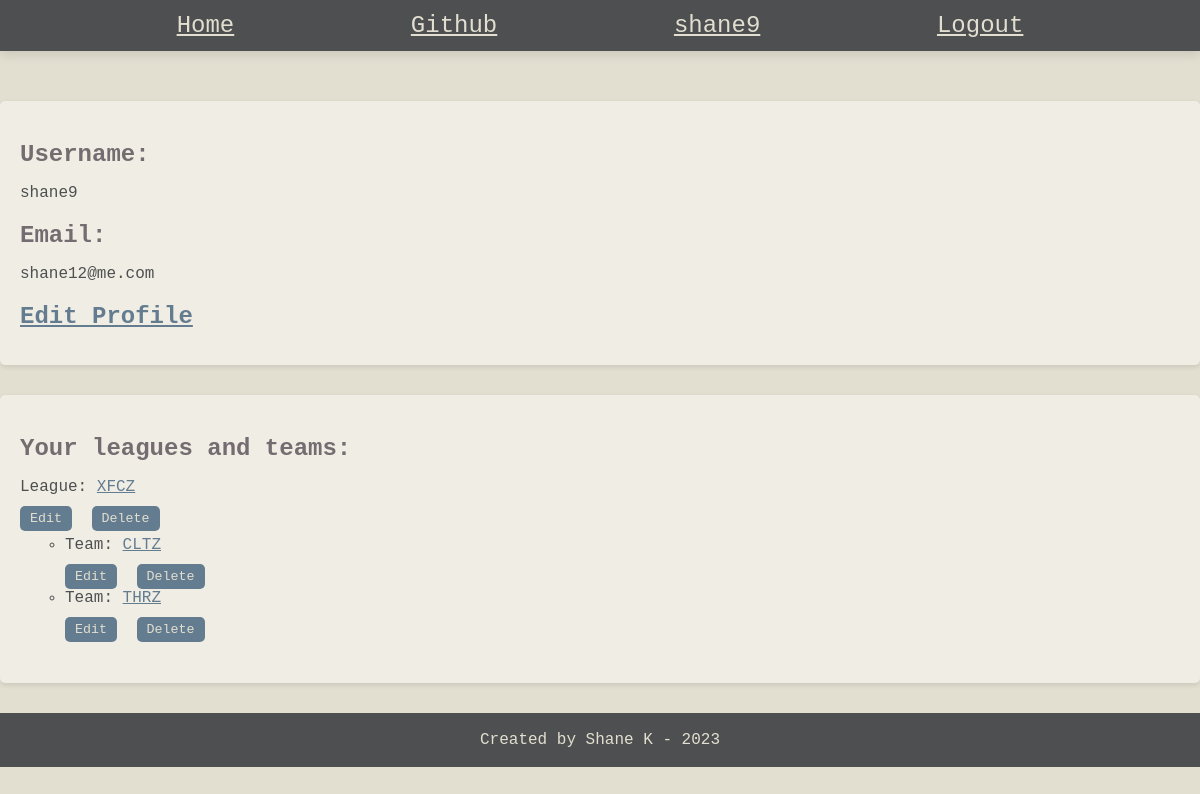
Page /rpiapp/userprofile/5/ (signed in) on the earlier database version.
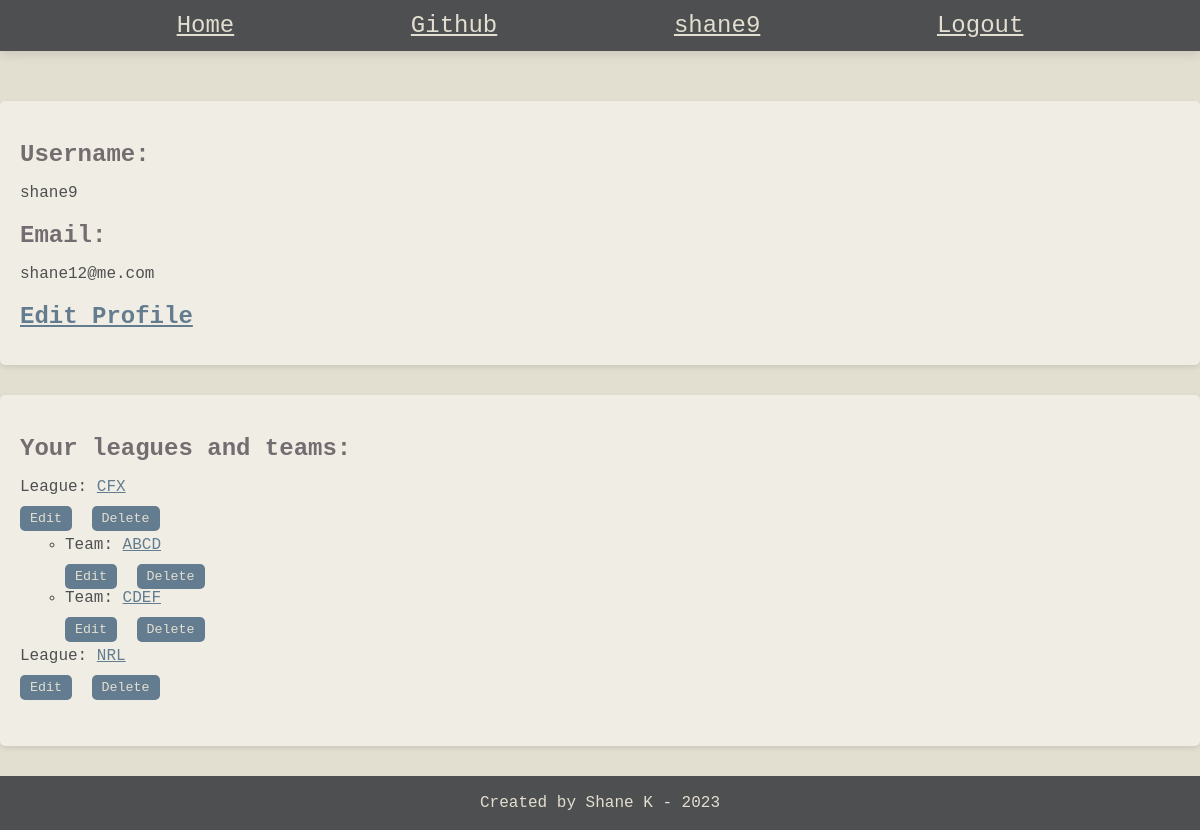
Same page on the later database version.
### rpiapp/models.py (models this page shows)
class League(models.Model):
    created_by = models.ForeignKey(User, on_delete=models.SET_NULL, related_name="user_leagues", null=True)
    name = models.CharField(max_length=100, unique=True)
    def __str__(self):
        return self.name

class Team(models.Model):
    created_by = models.ForeignKey(User, on_delete=models.SET_NULL, related_name="user_teams", null=True)
    league = models.ForeignKey(League, on_delete=models.CASCADE, related_name="teams", null=True)
    name = models.CharField(max_length=100)
    class Meta:
        unique_together = ('league','name')
    def __str__(self):
        return self.name

### rpiapp/views.py (the view)
# urls.py: path("userprofile/<int:user_id>/", login_required(user_profile.as_view()), name="user_profile"),
class user_profile(ListView):
    model = User
    context_object_name = "user_created"
    template_name = "rpiapp/user_profile.html"
    def get_context_data(self, **kwargs):
        context =  super().get_context_data(**kwargs)
        leagues = League.objects.filter(created_by=self.request.user)
        teams = Team.objects.filter(created_by=self.request.user)
        context['leagues'] = leagues
        context['teams'] = teams
        return context

### rpiapp/templates/rpiapp/user_profile.html (shortened to what this page needs)
{% extends 'rpiapp/base.html' %}
{% block content %}
<body>
    <section>
        <h2>Username:</h2><p> {{user.username}}</p>
        <h2>Email: </h2><p>{{user.email}}</p>
        <h2><a href="{% url 'rpiapp:edit_profile' user.id %}">Edit Profile</a></h2>
    </section>
    <section>
        <h2>Your leagues and teams: </h2>
        <ul>
            {% for league in  leagues %}
            <li>League: <a href="{% url 'rpiapp:league_details' league.id %}">{{league}}</a></li>
            <form action="{% url 'rpiapp:edit_league' league.id %}">
                <button type="submit">Edit</button>
            </form>
            <form style="display:inline;" action="{% url 'rpiapp:delete_league' league.id %}" method="post">
                <button type="submit">Delete</button>
            </form>
            <ul>
                {% for team in teams %}
                    {% if team.league == league %}
                    <li>Team: <a href="{% url 'rpiapp:team_details' league.id team.id %}">{{team}}</a></li>
                    <form action="{% url 'rpiapp:edit_team' league.id team.id %}">
                        <button type="submit">Edit</button>
                    </form>
                    <form style="display:inline;" action="{% url 'rpiapp:delete_team' league.id team.id %}" method="post">
                        <button type="submit">Delete</button>
                    </form>
                    {% endif %}
                {% endfor %}
            </ul>
            {% endfor %}
        </ul>
    </section>
</body>
{% endblock %}

### rpiapp/templates/rpiapp/base.html (shortened to what this page needs)
{% load static %}
<!DOCTYPE html>
<html lang="en">
<head>
    <link rel="stylesheet" href="{% static 'rpiapp/base.css' %}">
    <link rel="stylesheet" href="{% static 'rpiapp/main.css' %}">
</head>
<body>
    <header>
            <a href="{% url 'rpiapp:index' %}"> Home </a>
            <a href="https://github.com/shaneking-code" target="_blank"> Github </a>
            {% if user.is_authenticated %}
            <a href="{% url 'rpiapp:user_profile' user.id %}">{{user.username}}</a>
            <a href="{% url 'rpiapp:logout_user' %}"> Logout </a>
            {% elif request.path != "/rpiapp/login/" %}
            <a href="{% url 'rpiapp:login_user' %}">Login</a><span> or </span><a href="{% url 'rpiapp:register_user' %}">Create account</a>
            {% endif %}
    </header>
    {% block content %}{% endblock %}
    <footer>
        Created by Shane K - <script>document.write(new Date().getFullYear())</script>
    </footer>
</body>
</html>

### rpiapp/static/rpiapp/base.css (style rules this page uses)
:root { --main-dark-grey: #4E4F50; --main-light-gray: #746C70; --main-tan: #E2DED0; --main-blue-gray: #647C90; --link-blue: #0000EE; --link-purple: #551A8B; }
* { font-family: 'Courier New', Courier, monospace; }
html { margin: 0; padding: 0; }
body { background-color: var(--main-tan); color: var(--main-dark-grey); margin: 0; }
header { background-color: var(--main-dark-grey); display: flex; justify-content: space-evenly; padding-top: 1%; padding-bottom: 1%; font-size: 24px; box-shadow: 0px 4px 10px rgba(0,0,0,0.1); }
header a { color: var(--main-tan); }
footer { background-color: var(--main-dark-grey); color: var(--main-tan); width: 100%; padding-bottom: 1.5%; padding-top: 1.5%; text-align: center; margin-top: auto; margin-left: auto; margin-right: auto; }

### rpiapp/static/rpiapp/main.css (style rules this page uses)
:root { --main-dark-grey: #4E4F50; --main-light-gray: #746C70; --main-tan: #E2DED0; --main-blue-gray: #647C90; --link-blue: #0000EE; --link-purple: #551A8B; }
body { font-family: Arial, sans-serif; color: #4E4F50; background-color: #E2DED0; margin: 0; padding: 0; }
h2 { color: #746C70; margin-bottom: 15px; }
section { margin-bottom: 30px; padding: 20px; background-color: #F0EEE4; border-radius: 5px; box-shadow: 0px 2px 5px rgba(0, 0, 0, 0.1); }
ul { list-style-type: none; padding: 0; }
ul ul { list-style-type:circle; padding: 5px; margin-left: 40px; }
li { margin-bottom: 10px; }
a { color: #647C90; }
form { display: inline; margin-right: 10px; }
button[type="submit"] { background-color: #647C90; color: #E2DED0; border: none; padding: 5px 10px; border-radius: 5px; cursor: pointer; }

Differences in the rows shown:
removed League: name "XFCZ"
removed Team: name "CLTZ", shown under "XFCZ"
removed Team: name "THRZ", shown under "XFCZ"
added League: name "CFX"
added Team: name "ABCD", shown under "CFX"
added Team: name "CDEF", shown under "CFX"
added League: name "NRL"
